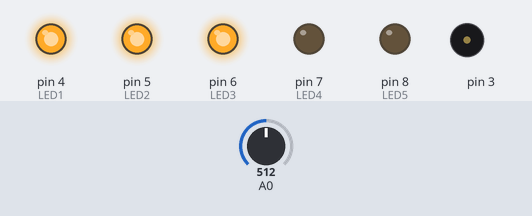
Simulated run of this sketch. Board: Arduino Uno, built with avr-gcc and run on an emulated ATmega328P. Parts: output pins drawn as LEDs (lit = HIGH), buzzer (waves = sounding). Inputs (shaded band) come from the test bench; at power-on: A0 = 512. What the sketch prints to the serial monitor is not drawn.

Above: at 3.8 s.
3.9 s: A0 set to 585
10.6 s: A0 set to 611
At 12.6 s:
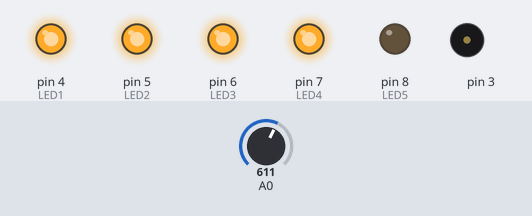
16.6 s: A0 set to 785
20.5 s: A0 set to 806
At 21.8 s:
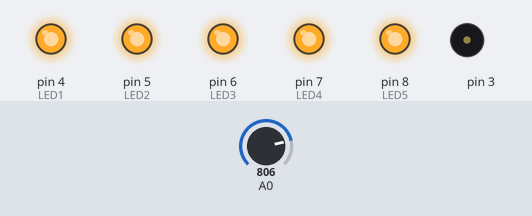
27.5 s: A0 set to 134
At 31.1 s:
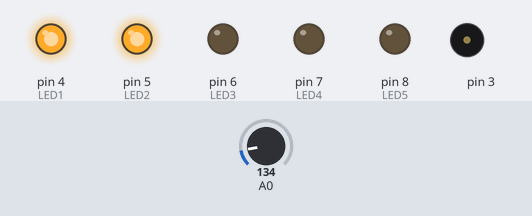
35.2 s: A0 set to 157
At 38.8 s:
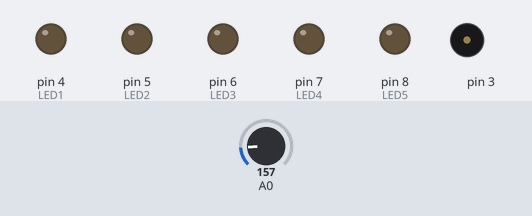
Timing chart, 0 to 43.5 s (numbered marks = the images above; inputs shaded):
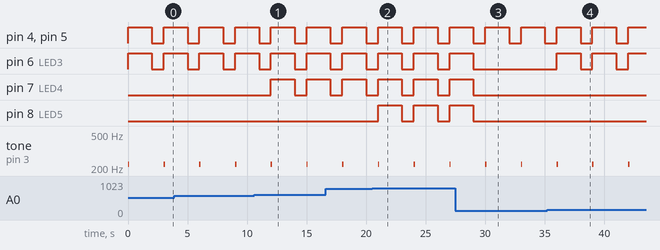

The sketch:

Arduino_parcialCastro.ino
```cpp
//Spawn de leds
const int LED1 = 4;
const int LED2 = 5;
const int LED3 = 6;
const int LED4 = 7;
const int LED5 = 8;

//Sensor de humedad
int TEMP;
float TEMP_PORCENT;

void setup()
{
  pinMode(3, OUTPUT);
  pinMode(LED1, OUTPUT);
  pinMode(LED2, OUTPUT);
  pinMode(LED3, OUTPUT);
  pinMode(LED4, OUTPUT);
  pinMode(LED5, OUTPUT);

  Serial.begin(9600);
}

void loop()
{
  TEMP = analogRead(A0);
  //TEMP_PORCENT = ((TEMP/539.00)*100);
  Serial.print("TEMPERATURE :");
  Serial.print(TEMP);

  tone(3, 220, 110);

  if (TEMP >= 0) {
  digitalWrite(LED1, HIGH);
}
  if (TEMP >= 20) {
  digitalWrite(LED2, HIGH);
}
  if (TEMP >= 144) {
  digitalWrite(LED3, HIGH);
}
  if (TEMP >= 600) {
  digitalWrite(LED4, HIGH);
}
  if (TEMP >= 800) {
  digitalWrite(LED5, HIGH);
}
  delay(2000); // Espera 1 seg encendido
  digitalWrite(LED1, LOW);
  digitalWrite(LED2, LOW);
  digitalWrite(LED3, LOW);
  digitalWrite(LED4, LOW);
  digitalWrite(LED5, LOW);
  delay(1000); // ESpera 1 seg apagado
}
```

Measured:
- the behaviour switches between 599 and 600 on A0 (found by bisection; images 0 and 1)
- the behaviour switches between 799 and 800 on A0 (found by bisection; images 1 and 2)
- the behaviour switches between 143 and 144 on A0 (found by bisection; images 3 and 4)
- after the input at 10.6 s, pin 7 (LED4): LOW → HIGH after 1.4 s, → LOW 2.0 s later, → HIGH 1.0 s later
- after the input at 20.5 s, pin 8 (LED5): alternates HIGH for 2.0 s and LOW for 1.0 s, starting after 0.50 s
- after the input at 27.5 s, pin 6 (LED3), pin 7 (LED4), pin 8 (LED5): goes on until 29.0 s, then stays LOW
- after the input at 35.2 s, pin 6 (LED3): alternates HIGH for 2.0 s and LOW for 1.0 s, starting after 0.81 s
- by itself, pin 4 (LED1), pin 5 (LED2), pin 6 (LED3): alternates HIGH for 2.0 s and LOW for 1.0 s
